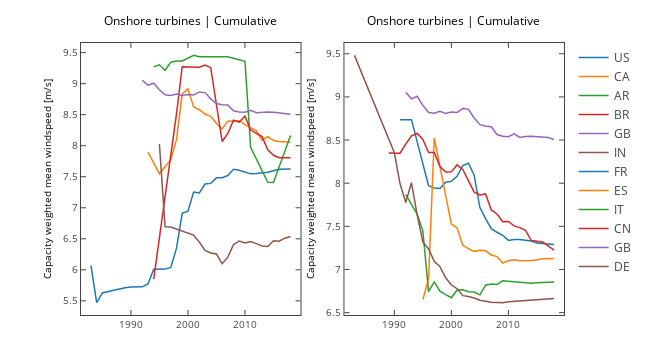

Notebook cell for this chart:
### Code cell
countries=[{'BR','AR','GB','CA','US','IN'},{'FR','DE','CN','IT','ES','GB'}]


fig, ax = plt.subplots(1,2,figsize=(9,5))
for s in range(len(countries)):
    for c in countries[s]:
        x,y,z,w=projects(ons,c)
        ax[s].plot(x,z,label=c)

    ax[s].set_ylabel('Capacity weighted mean windspeed [m/s]')
    ax[s].set_title("Onshore turbines | Cumulative")

plotly_fig = tls.mpl_to_plotly(fig)
plotly_fig["layout"]["showlegend"] = True
plotly_fig["layout"]['hovermode']='x'
iplot(plotly_fig, filename='ons4')

### Figure 1 — Plotly figure (JSON) as saved in the notebook; plotly's stock layout.template omitted (floating-point values rounded to 4 significant figures)
{"data": [{"line": {"color": "rgba (31, 119, 180, 1)", "dash": "solid", "width": 1.5}, "mode": "lines", "name": "US", "type": "scatter", "uid": "f2f5c52c-cf2d-11e8-8fac-b00594f12df5", "x": [1983, 1984, 1985, 1986, 1987, 1989, 1990, 1992, 1993, 1994, 1995, 1996, 1997, 1998, 1999, 2000, 2001, 2002, 2003, 2004, 2005, 2006, 2007, 2008, 2009, 2010, 2011, 2012, 2013, 2014, 2015, 2016, 2018], "xaxis": "x", "y": [6.068, 5.471, 5.627, 5.653, 5.671, 5.711, 5.724, 5.726, 5.772, 6.009, 6.009, 6.011, 6.038, 6.349, 6.911, 6.944, 7.252, 7.239, 7.382, 7.393, 7.482, 7.483, 7.519, 7.62, 7.604, 7.576, 7.546, 7.552, 7.559, 7.574, 7.597, 7.621, 7.626], "yaxis": "y"}, {"line": {"color": "rgba (255, 127, 14, 1)", "dash": "solid", "width": 1.5}, "mode": "lines", "name": "CA", "type": "scatter", "uid": "f2f8f976-cf2d-11e8-9482-b00594f12df5", "x": [1993, 1995, 1997, 1998, 1999, 2000, 2001, 2002, 2003, 2004, 2005, 2006, 2007, 2008, 2009, 2010, 2011, 2012, 2013, 2014, 2015, 2016, 2018], "xaxis": "x", "y": [7.895, 7.548, 7.775, 8.102, 8.834, 8.917, 8.623, 8.58, 8.511, 8.475, 8.359, 8.271, 8.396, 8.398, 8.404, 8.341, 8.286, 8.239, 8.09, 8.146, 8.084, 8.068, 8.058], "yaxis": "y"}, {"line": {"color": "rgba (44, 160, 44, 1)", "dash": "solid", "width": 1.5}, "mode": "lines", "name": "AR", "type": "scatter", "uid": "f2fc06ae-cf2d-11e8-8fce-b00594f12df5", "x": [1994, 1995, 1996, 1997, 1998, 1999, 2001, 2002, 2007, 2010, 2011, 2014, 2015, 2018], "xaxis": "x", "y": [9.271, 9.305, 9.216, 9.346, 9.365, 9.365, 9.456, 9.434, 9.433, 9.361, 7.975, 7.411, 7.407, 8.163], "yaxis": "y"}, {"line": {"color": "rgba (214, 39, 40, 1)", "dash": "solid", "width": 1.5}, "mode": "lines", "name": "BR", "type": "scatter", "uid": "f2fe9eba-cf2d-11e8-baf4-b00594f12df5", "x": [1994, 1998, 1999, 2002, 2003, 2004, 2006, 2007, 2008, 2009, 2010, 2011, 2012, 2013, 2014, 2015, 2016, 2017, 2018], "xaxis": "x", "y": [5.849, 8.517, 9.273, 9.266, 9.3, 9.258, 8.068, 8.197, 8.411, 8.38, 8.477, 8.252, 8.199, 8.147, 7.934, 7.846, 7.807, 7.804, 7.806], "yaxis": "y"}, {"line": {"color": "rgba (148, 103, 189, 1)", "dash": "solid", "width": 1.5}, "mode": "lines", "name": "GB", "type": "scatter", "uid": "f3026f48-cf2d-11e8-b17d-b00594f12df5", "x": [1992, 1993, 1994, 1995, 1996, 1997, 1998, 1999, 2000, 2001, 2002, 2003, 2004, 2005, 2006, 2007, 2008, 2009, 2010, 2011, 2012, 2013, 2014, 2015, 2016, 2017, 2018], "xaxis": "x", "y": [9.053, 8.978, 9.007, 8.902, 8.819, 8.811, 8.834, 8.808, 8.825, 8.819, 8.867, 8.856, 8.755, 8.681, 8.66, 8.655, 8.564, 8.543, 8.538, 8.571, 8.531, 8.542, 8.544, 8.54, 8.529, 8.529, 8.507], "yaxis": "y"}, {"line": {"color": "rgba (140, 86, 75, 1)", "dash": "solid", "width": 1.5}, "mode": "lines", "name": "IN", "type": "scatter", "uid": "f3050776-cf2d-11e8-90aa-b00594f12df5", "x": [1995, 1996, 1997, 2000, 2001, 2002, 2003, 2004, 2005, 2006, 2007, 2008, 2009, 2010, 2011, 2012, 2013, 2014, 2015, 2016, 2017, 2018], "xaxis": "x", "y": [8.025, 6.694, 6.691, 6.591, 6.559, 6.447, 6.313, 6.271, 6.255, 6.097, 6.204, 6.408, 6.465, 6.433, 6.455, 6.422, 6.385, 6.377, 6.469, 6.461, 6.51, 6.538], "yaxis": "y"}, {"line": {"color": "rgba (31, 119, 180, 1)", "dash": "solid", "width": 1.5}, "mode": "lines", "name": "FR", "type": "scatter", "uid": "f30cab52-cf2d-11e8-bb1d-b00594f12df5", "x": [1991, 1993, 1996, 1997, 1998, 1999, 2000, 2001, 2002, 2003, 2004, 2005, 2006, 2007, 2008, 2009, 2010, 2011, 2012, 2013, 2014, 2015, 2016, 2017, 2018], "xaxis": "x2", "y": [8.736, 8.736, 7.97, 7.944, 7.938, 8.011, 8.021, 8.08, 8.205, 8.231, 8.093, 7.717, 7.59, 7.472, 7.431, 7.396, 7.337, 7.347, 7.348, 7.343, 7.331, 7.307, 7.303, 7.3, 7.29], "yaxis": "y2"}, {"line": {"color": "rgba (255, 127, 14, 1)", "dash": "solid", "width": 1.5}, "mode": "lines", "name": "ES", "type": "scatter", "uid": "f30e4866-cf2d-11e8-ad82-b00594f12df5", "x": [1995, 1996, 1997, 1998, 1999, 2000, 2001, 2002, 2003, 2004, 2005, 2006, 2007, 2008, 2009, 2010, 2011, 2012, 2014, 2015, 2016, 2018], "xaxis": "x2", "y": [6.651, 6.892, 8.524, 8.196, 7.867, 7.527, 7.482, 7.28, 7.242, 7.21, 7.223, 7.217, 7.168, 7.15, 7.075, 7.101, 7.113, 7.102, 7.104, 7.109, 7.123, 7.127], "yaxis": "y2"}, {"line": {"color": "rgba (44, 160, 44, 1)", "dash": "solid", "width": 1.5}, "mode": "lines", "name": "IT", "type": "scatter", "uid": "f30fe66c-cf2d-11e8-93f8-b00594f12df5", "x": [1992, 1994, 1995, 1996, 1997, 1998, 1999, 2000, 2001, 2002, 2003, 2004, 2005, 2006, 2007, 2008, 2009, 2010, 2011, 2012, 2013, 2014, 2015, 2016, 2018], "xaxis": "x2", "y": [7.868, 7.643, 7.445, 6.743, 6.856, 6.749, 6.708, 6.673, 6.762, 6.766, 6.743, 6.739, 6.706, 6.818, 6.831, 6.827, 6.868, 6.861, 6.854, 6.846, 6.843, 6.84, 6.846, 6.846, 6.854], "yaxis": "y2"}, {"line": {"color": "rgba (214, 39, 40, 1)", "dash": "solid", "width": 1.5}, "mode": "lines", "name": "CN", "type": "scatter", "uid": "f3124a74-cf2d-11e8-8384-b00594f12df5", "x": [1989, 1991, 1992, 1993, 1994, 1995, 1996, 1997, 1998, 1999, 2000, 2001, 2002, 2003, 2004, 2005, 2006, 2007, 2008, 2009, 2010, 2011, 2012, 2013, 2014, 2015, 2016, 2018], "xaxis": "x2", "y": [8.35, 8.348, 8.453, 8.55, 8.576, 8.508, 8.357, 8.355, 8.194, 8.129, 8.131, 8.212, 8.158, 8.032, 7.897, 7.863, 7.875, 7.69, 7.643, 7.553, 7.557, 7.505, 7.485, 7.454, 7.337, 7.327, 7.319, 7.224], "yaxis": "y2"}, {"line": {"color": "rgba (148, 103, 189, 1)", "dash": "solid", "width": 1.5}, "mode": "lines", "name": "GB", "type": "scatter", "uid": "f31470d0-cf2d-11e8-885f-b00594f12df5", "x": [1992, 1993, 1994, 1995, 1996, 1997, 1998, 1999, 2000, 2001, 2002, 2003, 2004, 2005, 2006, 2007, 2008, 2009, 2010, 2011, 2012, 2013, 2014, 2015, 2016, 2017, 2018], "xaxis": "x2", "y": [9.053, 8.978, 9.007, 8.902, 8.819, 8.811, 8.834, 8.808, 8.825, 8.819, 8.867, 8.856, 8.755, 8.681, 8.66, 8.655, 8.564, 8.543, 8.538, 8.571, 8.531, 8.542, 8.544, 8.54, 8.529, 8.529, 8.507], "yaxis": "y2"}, {"line": {"color": "rgba (140, 86, 75, 1)", "dash": "solid", "width": 1.5}, "mode": "lines", "name": "DE", "type": "scatter", "uid": "f31799de-cf2d-11e8-ac94-b00594f12df5", "x": [1983, 1990, 1991, 1992, 1993, 1994, 1995, 1996, 1997, 1998, 1999, 2000, 2001, 2002, 2003, 2004, 2005, 2006, 2007, 2008, 2009, 2010, 2011, 2012, 2013, 2014, 2015, 2016, 2017, 2018], "xaxis": "x2", "y": [9.481, 8.353, 7.993, 7.776, 8.006, 7.633, 7.319, 7.238, 7.095, 7.031, 6.904, 6.82, 6.777, 6.697, 6.686, 6.67, 6.643, 6.629, 6.621, 6.618, 6.616, 6.625, 6.63, 6.631, 6.639, 6.647, 6.655, 6.658, 6.658, 6.665], "yaxis": "y2"}], "layout": {"annotations": [{"font": {"color": "#000000", "size": 12}, "showarrow": false, "text": "Onshore turbines | Cumulative", "x": 0.2269, "xanchor": "center", "xref": "paper", "y": 1.043, "yanchor": "bottom", "yref": "paper"}, {"font": {"color": "#000000", "size": 12}, "showarrow": false, "text": "Onshore turbines | Cumulative", "x": 0.7715, "xanchor": "center", "xref": "paper", "y": 1.043, "yanchor": "bottom", "yref": "paper"}], "autosize": false, "height": 360, "hovermode": "x", "margin": {"b": 45, "l": 81, "pad": 0, "r": 64, "t": 43}, "showlegend": true, "width": 648, "xaxis": {"anchor": "y", "domain": [0, 0.4545], "mirror": "ticks", "nticks": 5, "range": [1981.0, 2020.0], "showgrid": false, "showline": true, "side": "bottom", "tickfont": {"size": 10}, "ticks": "inside", "type": "linear", "zeroline": false}, "xaxis2": {"anchor": "y2", "domain": [0.5455, 1], "mirror": "ticks", "nticks": 5, "range": [1981.0, 2020.0], "showgrid": false, "showline": true, "side": "bottom", "tickfont": {"size": 10}, "ticks": "inside", "type": "linear", "zeroline": false}, "yaxis": {"anchor": "x", "domain": [0, 1], "mirror": "ticks", "nticks": 11, "range": [5.272, 9.655], "showgrid": false, "showline": true, "side": "left", "tickfont": {"size": 10}, "ticks": "inside", "title": "Capacity weighted mean windspeed [m/s]", "titlefont": {"color": "#000000", "size": 10}, "type": "linear", "zeroline": false}, "yaxis2": {"anchor": "x2", "domain": [0, 1], "mirror": "ticks", "nticks": 9, "range": [6.473, 9.625], "showgrid": false, "showline": true, "side": "left", "tickfont": {"size": 10}, "ticks": "inside", "title": "Capacity weighted mean windspeed [m/s]", "titlefont": {"color": "#000000", "size": 10}, "type": "linear", "zeroline": false}}}
